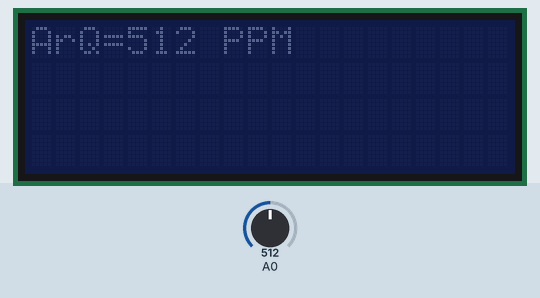
Recording of a sketch running on a simulated Arduino Uno, built with avr-gcc and run on an emulated ATmega328P. On the bench: 20×4 character LCD. The inputs (shaded band) are chosen by the test bench; at power-on: A0 = 512. What the sketch prints to the serial monitor is not drawn.

Above: at 1.2 s.
1.3 s: A0 set to 716
At 2.6 s:
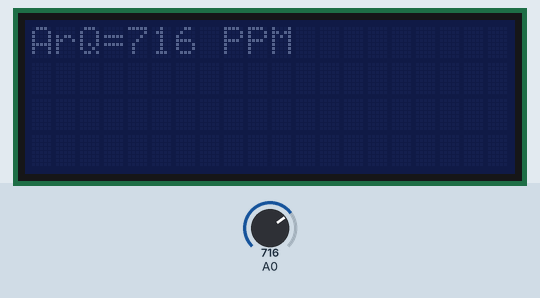
2.9 s: A0 set to 900
At 4.2 s:
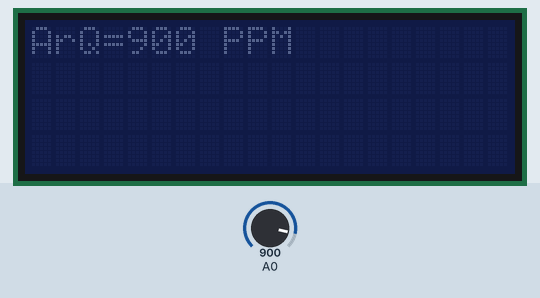
4.5 s: A0 set to 984
At 5.7 s:
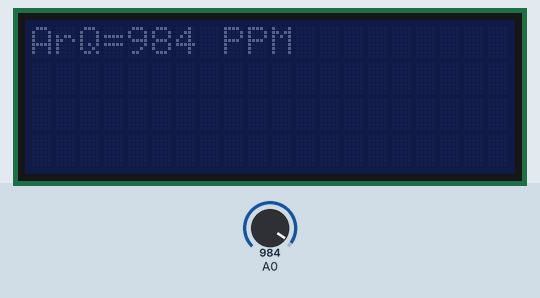
6.0 s: A0 set to 1009
At 6.8 s:
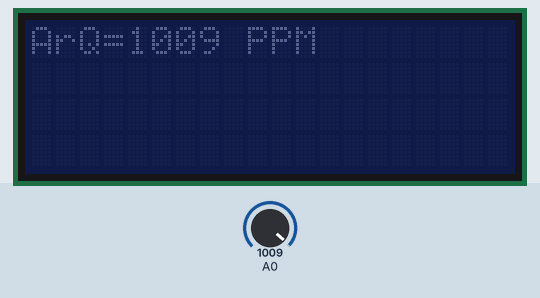
7.5 s: A0 set to 11
At 8.8 s:
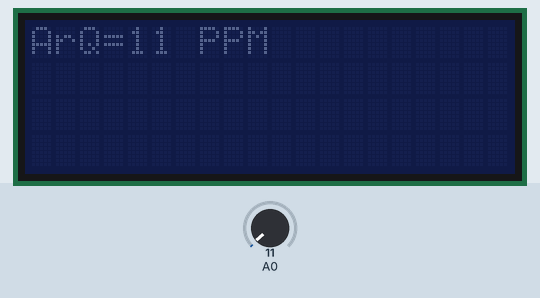
9.1 s: A0 set to 8
At 10.0 s:
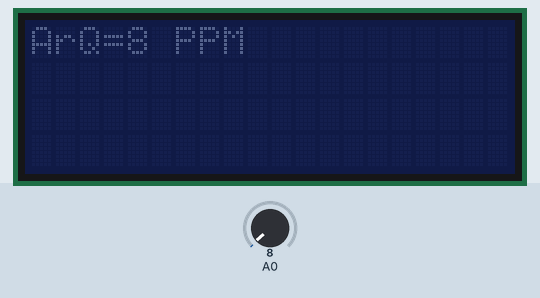
Timing chart, 0 to 11.6 s (numbered marks = the images above; inputs shaded):
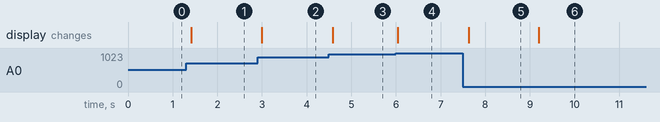

Measured:
- after the input at 1.3 s, the display: changes after 0.12 s (image 1)
- after the input at 2.9 s, the display: changes after 0.10 s (image 2)
- after the input at 4.5 s, the display: changes after 0.08 s (image 3)
- after the input at 6.0 s, the display: changes at once (image 4)
- after the input at 7.5 s, the display: changes after 0.13 s (image 5)
- after the input at 9.1 s, the display: changes after 0.09 s (image 6)

The sketch:

mq_air_quality_sensor.ino
```cpp
#include <LiquidCrystal_I2C.h>
int sensorValue;
LiquidCrystal_I2C lcd(0x27, 20, 4);

void setup()
{
  lcd.init();
  Serial.begin(9600);
}
void loop()
{
  sensorValue = analogRead(0);
  Serial.print("AirQua=");
  Serial.print(sensorValue, DEC);
  Serial.println(" PPM");
  lcd.setCursor(0, 0);
  lcd.print("ArQ=");
  lcd.print(sensorValue, DEC);
  lcd.print(" PPM");
  lcd.println("       ");
  lcd.print("  ");
  delay(100);
}
```
